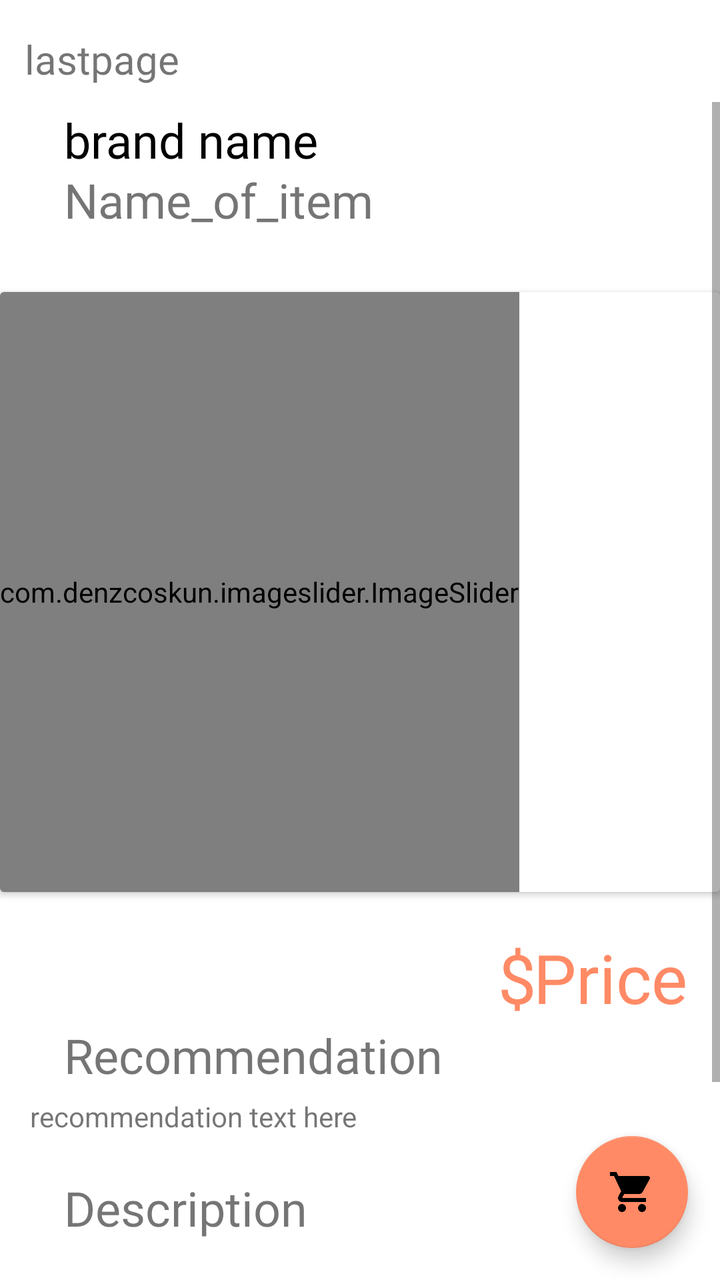
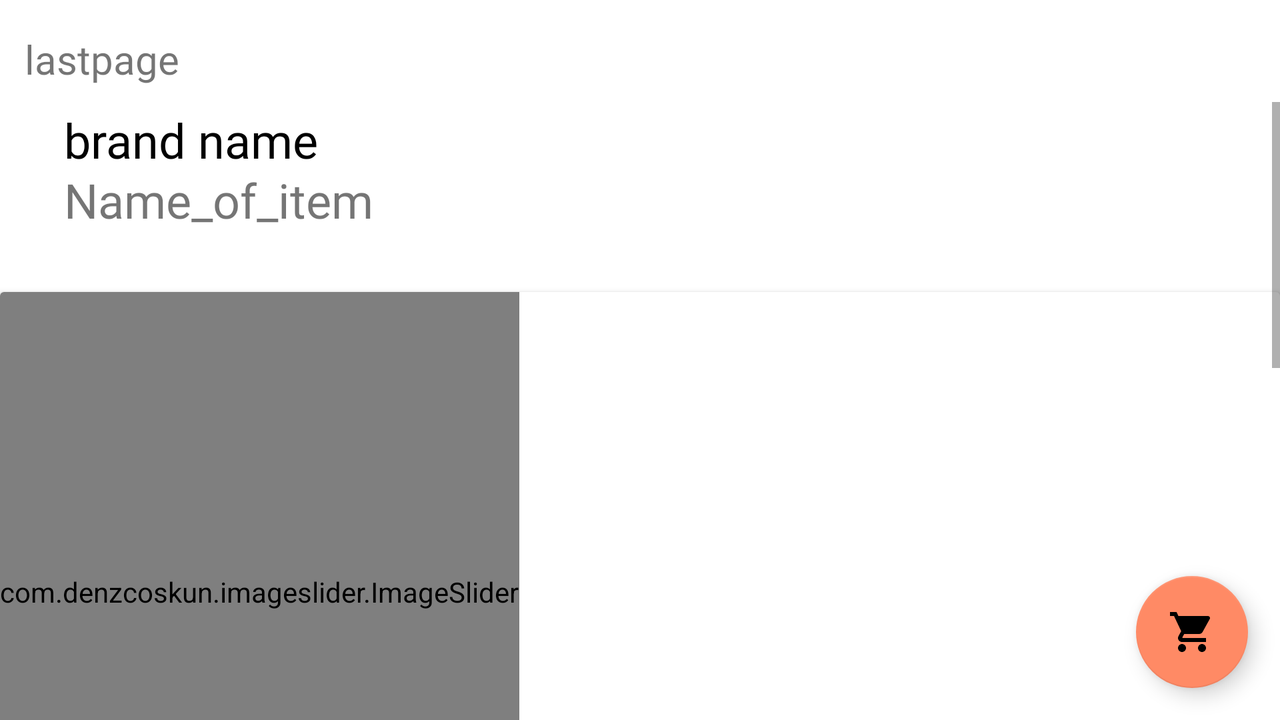

First picture: res/layout/ on a phone held upright. Second picture: the repository's own variant of that layout, on a device whose configuration matches the variant's folder. Source for both follows.
<!-- AndroidManifest.xml: application theme Theme.ProjectOne306 -->
<!-- res/layout/activity_detail.xml -->
<?xml version="1.0" encoding="utf-8"?>
<androidx.constraintlayout.widget.ConstraintLayout xmlns:android="http://schemas.android.com/apk/res/android"
    xmlns:app="http://schemas.android.com/apk/res-auto"

    xmlns:tools="http://schemas.android.com/tools"
    android:layout_width="match_parent"
    android:layout_height="match_parent">

    <ScrollView

        android:layout_width="fill_parent"
        android:layout_height="fill_parent"
        android:layout_marginTop="16dp"
        android:layout_marginBottom="16dp"
        app:layout_constraintStart_toStartOf="parent"
        app:layout_constraintTop_toTopOf="parent">


        <androidx.constraintlayout.widget.ConstraintLayout
            android:layout_width="match_parent"
            android:layout_height="wrap_content">

            <TextView
                android:id="@+id/brand_name"
                android:layout_width="wrap_content"
                android:layout_height="wrap_content"
                android:layout_marginStart="32dp"
                android:layout_marginTop="50dp"
                android:layout_marginBottom="10dp"
                android:fontFamily="@font/fredoka_one"
                android:text="brand name"
                android:textColor="@color/black"
                android:textSize="24dp"
                app:layout_constraintBottom_toTopOf="@id/item_name"
                app:layout_constraintStart_toStartOf="parent"
                app:layout_constraintTop_toTopOf="parent" />

            <TextView
                android:id="@+id/item_name"
                android:layout_width="wrap_content"
                android:layout_height="wrap_content"
                android:layout_marginStart="32dp"
                android:fontFamily="@font/fredoka_one"
                android:text="Name_of_item"
                android:textSize="24sp"
                app:layout_constraintBottom_toTopOf="@+id/cardView2"
                app:layout_constraintStart_toStartOf="parent"
                app:layout_constraintTop_toTopOf="@id/brand_name" />

            <Button
                android:id="@+id/add_wishlist"
                android:layout_width="48dp"
                android:layout_height="48dp"
                android:layout_marginEnd="16dp"
                android:layout_marginBottom="32dp"
                android:background="@drawable/ic_wishlist"
                android:contentDescription="add item to wishlist"
                app:layout_constraintBottom_toTopOf="@+id/cardView2"
                app:layout_constraintEnd_toEndOf="parent"
                app:layout_constraintTop_toTopOf="@id/brand_name"
                app:layout_constraintVertical_bias="0.0" />

            <TextView
                android:layout_width="wrap_content"
                android:layout_height="wrap_content"
                android:layout_marginStart="250dp"
                android:layout_marginTop="20dp"
                android:fontFamily="@font/fredoka_one"
                android:text="$"
                android:textColor="@color/orange"
                android:textSize="34sp"
                app:layout_constraintEnd_toStartOf="@+id/price"
                app:layout_constraintStart_toStartOf="parent"
                app:layout_constraintTop_toBottomOf="@+id/cardView2" />

            <TextView
                android:id="@+id/price"
                android:layout_width="wrap_content"
                android:layout_height="wrap_content"
                android:layout_marginStart="250dp"
                android:layout_marginTop="20dp"
                android:fontFamily="@font/fredoka_one"
                android:text="Price"
                android:textColor="@color/orange"
                android:textSize="34sp"
                app:layout_constraintEnd_toEndOf="parent"
                app:layout_constraintStart_toStartOf="parent"
                app:layout_constraintTop_toBottomOf="@+id/cardView2" />

            <TextView
                android:id="@+id/recommendation_title"
                android:layout_width="wrap_content"
                android:layout_height="wrap_content"
                android:layout_marginStart="32dp"
                android:fontFamily="@font/fredoka_one"
                android:text="Recommendation"
                android:textSize="24sp"
                app:layout_constraintStart_toStartOf="parent"
                app:layout_constraintTop_toBottomOf="@+id/price" />


            <TextView
                android:id="@+id/description_title"
                android:layout_width="wrap_content"
                android:layout_height="wrap_content"
                android:layout_marginTop="20dp"
                android:fontFamily="@font/fredoka_one"
                android:text="Description"
                android:textSize="24sp"
                app:layout_constraintStart_toStartOf="@+id/item_name"
                app:layout_constraintTop_toBottomOf="@+id/recommendation_detail" />

            <TextView
                android:id="@+id/specification_title"
                android:layout_width="wrap_content"
                android:layout_height="wrap_content"
                android:layout_marginStart="32dp"
                android:layout_marginTop="20dp"
                android:fontFamily="@font/fredoka_one"
                android:text="Specification"
                android:textSize="24sp"
                app:layout_constraintStart_toStartOf="parent"
                app:layout_constraintTop_toBottomOf="@+id/description_detail" />

            <TextView
                android:id="@+id/description_detail"
                android:layout_width="330dp"
                android:layout_height="wrap_content"
                android:layout_marginTop="5dp"
                android:text="description here"
                app:layout_constraintEnd_toEndOf="parent"
                app:layout_constraintStart_toStartOf="parent"
                app:layout_constraintTop_toBottomOf="@+id/description_title" />

            <TextView
                android:id="@+id/specification_detail"
                android:layout_width="330dp"
                android:layout_height="wrap_content"
                android:layout_marginTop="5dp"
                android:layout_marginBottom="20dp"
                app:layout_constraintEnd_toEndOf="parent"
                app:layout_constraintStart_toStartOf="parent"
                app:layout_constraintTop_toBottomOf="@+id/specification_title" />

            <TextView
                android:id="@+id/recommendation_detail"
                android:layout_width="330dp"
                android:layout_height="wrap_content"
                android:layout_marginTop="5dp"
                android:text="recommendation text here"
                app:layout_constraintEnd_toEndOf="parent"
                app:layout_constraintStart_toStartOf="parent"
                app:layout_constraintTop_toBottomOf="@+id/recommendation_title" />

            <androidx.cardview.widget.CardView
                android:id="@+id/cardView2"
                android:layout_width="match_parent"
                android:layout_height="300dp"
                android:layout_marginTop="130dp"
                app:layout_constraintEnd_toEndOf="parent"
                app:layout_constraintStart_toStartOf="parent"
                app:layout_constraintTop_toTopOf="parent">

                <LinearLayout
                    android:layout_width="match_parent"
                    android:layout_height="match_parent">

                    <com.denzcoskun.imageslider.ImageSlider
                        android:id="@+id/image_slider"
                        android:layout_width="wrap_content"
                        android:layout_height="match_parent"
                        app:iss_auto_cycle="true"
                        app:iss_delay="0"
                        app:iss_period="1000" />

                </LinearLayout>

            </androidx.cardview.widget.CardView>

        </androidx.constraintlayout.widget.ConstraintLayout>

    </ScrollView>

    <include
        android:id="@+id/include"
        layout="@layout/titlebar"></include>

    <com.google.android.material.floatingactionbutton.FloatingActionButton
        android:id="@+id/fab"
        android:layout_width="wrap_content"
        android:layout_height="0dp"
        android:layout_marginEnd="16dp"
        android:layout_marginBottom="16dp"
        android:background="@color/orange"
        android:contentDescription="@string/hide_bottom_view_on_scroll_behavior"
        android:src="@drawable/ic_cart"
        app:backgroundTint="@color/orange"
        app:layout_anchorGravity="bottom|right|end"
        app:layout_constraintBottom_toBottomOf="parent"
        app:layout_constraintEnd_toEndOf="parent" />


</androidx.constraintlayout.widget.ConstraintLayout>
<!-- res/layout/titlebar.xml (included above) -->
<?xml version="1.0" encoding="utf-8"?>
<androidx.constraintlayout.widget.ConstraintLayout xmlns:android="http://schemas.android.com/apk/res/android"
    xmlns:app="http://schemas.android.com/apk/res-auto"
    xmlns:tools="http://schemas.android.com/tools"
    android:layout_width="match_parent"
    android:layout_height="wrap_content"
    android:background="#FFFFFF">

    <TextView
        android:id="@+id/last_page"
        android:layout_width="wrap_content"
        android:layout_height="wrap_content"
        android:layout_marginStart="-4dp"
        android:layout_marginBottom="8dp"
        android:fontFamily="@font/fredoka_one"
        android:text="lastpage"
        android:textSize="20sp"
        app:layout_constraintBottom_toBottomOf="parent"
        app:layout_constraintStart_toEndOf="@+id/return_button"
        app:layout_constraintTop_toTopOf="@+id/return_button" />

    <ImageButton
        android:id="@+id/return_button"
        android:layout_width="wrap_content"
        android:layout_height="wrap_content"
        android:layout_marginStart="16dp"
        android:layout_marginTop="16dp"
        android:background="@color/transparent"
        android:contentDescription="return button"
        app:layout_constraintStart_toStartOf="parent"
        app:layout_constraintTop_toTopOf="parent"
        app:srcCompat="@drawable/baseline_arrow_back_ios_24"
        tools:ignore="TouchTargetSizeCheck" />
</androidx.constraintlayout.widget.ConstraintLayout>
<!-- resources referenced by this layout -->
<resources>
  <color name="black">#FF000000</color>
  <color name="orange">#FF8A65</color>
  <color name="transparent">#00FFFFFF</color>
  <!-- drawable ic_cart (drawable) -->
  <vector android:height="24dp" android:tint="#FF8A65"
      android:viewportHeight="24" android:viewportWidth="24"
      android:width="24dp" xmlns:android="http://schemas.android.com/apk/res/android">
      <path android:fillColor="@android:color/white" android:pathData="M7,18c-1.1,0 -1.99,0.9 -1.99,2S5.9,22 7,22s2,-0.9 2,-2 -0.9,-2 -2,-2zM1,2v2h2l3.6,7.59 -1.35,2.45c-0.16,0.28 -0.25,0.61 -0.25,0.96 0,1.1 0.9,2 2,2h12v-2L7.42,15c-0.14,0 -0.25,-0.11 -0.25,-0.25l0.03,-0.12 0.9,-1.63h7.45c0.75,0 1.41,-0.41 1.75,-1.03l3.58,-6.49c0.08,-0.14 0.12,-0.31 0.12,-0.48 0,-0.55 -0.45,-1 -1,-1L5.21,4l-0.94,-2L1,2zM17,18c-1.1,0 -1.99,0.9 -1.99,2s0.89,2 1.99,2 2,-0.9 2,-2 -0.9,-2 -2,-2z"/>
  </vector>
  <style name="Theme.ProjectOne306" parent="Theme.MaterialComponents.DayNight.NoActionBar">
          
          <item name="colorPrimary">@color/orange</item>
          <item name="colorPrimaryVariant">@color/orange_dark</item>
          <item name="colorOnPrimary">@color/white</item>
          
          <item name="colorSecondary">@color/teal_200</item>
          <item name="colorSecondaryVariant">@color/teal_700</item>
          <item name="colorOnSecondary">@color/black</item>
          
          <item name="android:statusBarColor" tools:targetApi="l">?attr/colorPrimaryVariant</item>
          
          
      </style>
  <color name="orange_dark">#C1441C</color>
  <color name="white">#FFFFFF</color>
  <color name="teal_200">#FF03DAC5</color>
  <color name="teal_700">#FF018786</color>
</resources>
<!-- res/layout-land/activity_detail.xml (the repository's variant of the layout above) -->
<!-- drawn on the phone turned sideways -->
<?xml version="1.0" encoding="utf-8"?>
<androidx.constraintlayout.widget.ConstraintLayout xmlns:android="http://schemas.android.com/apk/res/android"
    xmlns:app="http://schemas.android.com/apk/res-auto"

    xmlns:tools="http://schemas.android.com/tools"
    android:layout_width="match_parent"
    android:layout_height="match_parent">

    <ScrollView

        android:layout_width="fill_parent"
        android:layout_height="fill_parent"
        android:layout_marginTop="16dp"
        app:layout_constraintStart_toStartOf="parent"
        app:layout_constraintTop_toTopOf="parent">


        <androidx.constraintlayout.widget.ConstraintLayout
            android:layout_width="match_parent"
            android:layout_height="wrap_content">

            <TextView
                android:id="@+id/brand_name"
                android:layout_width="wrap_content"
                android:layout_height="wrap_content"
                android:layout_marginStart="32dp"
                android:layout_marginTop="50dp"
                android:layout_marginBottom="10dp"
                android:fontFamily="@font/fredoka_one"
                android:text="brand name"
                android:textColor="@color/black"
                android:textSize="24dp"
                app:layout_constraintBottom_toTopOf="@id/item_name"
                app:layout_constraintStart_toStartOf="parent"
                app:layout_constraintTop_toTopOf="parent" />

            <TextView
                android:id="@+id/item_name"
                android:layout_width="wrap_content"
                android:layout_height="wrap_content"
                android:layout_marginStart="32dp"
                android:fontFamily="@font/fredoka_one"
                android:text="Name_of_item"
                android:textSize="24sp"
                app:layout_constraintBottom_toTopOf="@+id/cardView2"
                app:layout_constraintStart_toStartOf="parent"
                app:layout_constraintTop_toTopOf="@id/brand_name" />

            <ImageButton
                android:id="@+id/add_wishlist"
                android:layout_width="52dp"
                android:layout_height="52dp"

                android:layout_marginEnd="10dp"
                android:layout_marginBottom="32dp"
                android:background="#00000000"
                android:contentDescription="add item to wishlist"
                app:layout_constraintBottom_toTopOf="@+id/cardView2"
                app:layout_constraintEnd_toEndOf="parent"
                app:layout_constraintTop_toTopOf="@id/brand_name"
                app:srcCompat="@drawable/ic_wishlist" />

            <TextView
                android:layout_width="wrap_content"
                android:layout_height="wrap_content"
                android:layout_marginTop="20dp"
                android:layout_marginEnd="8dp"
                android:fontFamily="@font/fredoka_one"
                android:text="$"
                android:textColor="@color/orange"
                android:textSize="34sp"
                app:layout_constraintEnd_toStartOf="@+id/price"
                app:layout_constraintTop_toBottomOf="@+id/cardView2" />

            <TextView
                android:id="@+id/price"
                android:layout_width="wrap_content"
                android:layout_height="wrap_content"
                android:layout_marginTop="20dp"
                android:layout_marginEnd="32dp"
                android:fontFamily="@font/fredoka_one"
                android:text="Price"
                android:textColor="@color/orange"
                android:textSize="34sp"
                app:layout_constraintEnd_toEndOf="parent"
                app:layout_constraintTop_toBottomOf="@+id/cardView2" />

            <TextView
                android:id="@+id/recommendation_title"
                android:layout_width="wrap_content"
                android:layout_height="wrap_content"
                android:fontFamily="@font/fredoka_one"
                android:text="Recommendation"
                android:textSize="24sp"
                app:layout_constraintStart_toStartOf="@+id/recommendation_detail"
                app:layout_constraintTop_toBottomOf="@+id/price" />


            <TextView
                android:id="@+id/description_title"
                android:layout_width="wrap_content"
                android:layout_height="wrap_content"
                android:layout_marginTop="20dp"
                android:fontFamily="@font/fredoka_one"
                android:text="Description"
                android:textSize="24sp"
                app:layout_constraintStart_toStartOf="@+id/description_detail"
                app:layout_constraintTop_toBottomOf="@+id/recommendation_detail" />

            <TextView
                android:id="@+id/specification_title"
                android:layout_width="wrap_content"
                android:layout_height="wrap_content"
                android:layout_marginTop="20dp"
                android:fontFamily="@font/fredoka_one"
                android:text="Specification"
                android:textSize="24sp"
                app:layout_constraintStart_toStartOf="@+id/specification_detail"
                app:layout_constraintTop_toBottomOf="@+id/description_detail" />

            <TextView
                android:id="@+id/description_detail"
                android:layout_width="330dp"
                android:layout_height="wrap_content"
                android:layout_marginTop="5dp"
                android:text="description here"
                app:layout_constraintEnd_toEndOf="parent"
                app:layout_constraintStart_toStartOf="parent"
                app:layout_constraintTop_toBottomOf="@+id/description_title" />

            <TextView
                android:id="@+id/specification_detail"
                android:layout_width="330dp"
                android:layout_height="wrap_content"
                android:layout_marginTop="5dp"
                android:layout_marginBottom="20dp"
                app:layout_constraintEnd_toEndOf="parent"
                app:layout_constraintStart_toStartOf="parent"
                app:layout_constraintTop_toBottomOf="@+id/specification_title" />

            <TextView
                android:id="@+id/recommendation_detail"
                android:layout_width="330dp"
                android:layout_height="wrap_content"
                android:layout_marginTop="5dp"
                android:text="recommendation text here"
                app:layout_constraintEnd_toEndOf="parent"
                app:layout_constraintStart_toStartOf="parent"
                app:layout_constraintTop_toBottomOf="@+id/recommendation_title" />

            <androidx.cardview.widget.CardView
                android:id="@+id/cardView2"
                android:layout_width="match_parent"
                android:layout_height="300dp"
                android:layout_marginTop="130dp"
                app:layout_constraintEnd_toEndOf="parent"
                app:layout_constraintStart_toStartOf="parent"
                app:layout_constraintTop_toTopOf="parent">

                <LinearLayout
                    android:layout_width="match_parent"
                    android:layout_height="match_parent">

                    <com.denzcoskun.imageslider.ImageSlider
                        android:id="@+id/image_slider"
                        android:layout_width="wrap_content"
                        android:layout_height="match_parent"
                        app:iss_auto_cycle="true"
                        app:iss_delay="0"
                        app:iss_period="1000" />

                </LinearLayout>

            </androidx.cardview.widget.CardView>

        </androidx.constraintlayout.widget.ConstraintLayout>

    </ScrollView>

    <include
        android:id="@+id/include"
        layout="@layout/titlebar"></include>

    <com.google.android.material.floatingactionbutton.FloatingActionButton
        android:id="@+id/fab"
        android:layout_width="wrap_content"
        android:layout_height="0dp"
        android:layout_marginEnd="16dp"
        android:layout_marginBottom="16dp"
        android:background="@color/orange"
        android:contentDescription="@string/hide_bottom_view_on_scroll_behavior"
        android:src="@drawable/ic_cart"
        app:backgroundTint="@color/orange"
        app:layout_anchorGravity="bottom|right|end"
        app:layout_constraintBottom_toBottomOf="parent"
        app:layout_constraintEnd_toEndOf="parent" />


</androidx.constraintlayout.widget.ConstraintLayout>
